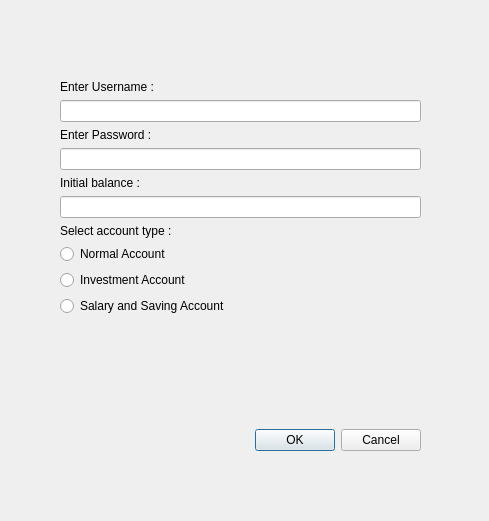
<?xml version="1.0" encoding="UTF-8"?>
<ui version="4.0">
 <class>RegisterDialog</class>
 <widget class="QDialog" name="RegisterDialog">
  <property name="geometry">
   <rect>
    <x>0</x>
    <y>0</y>
    <width>489</width>
    <height>521</height>
   </rect>
  </property>
  <property name="windowTitle">
   <string>RegisterDialog</string>
  </property>
  <widget class="QWidget" name="layoutWidget">
   <property name="geometry">
    <rect>
     <x>60</x>
     <y>80</y>
     <width>361</width>
     <height>371</height>
    </rect>
   </property>
   <layout class="QVBoxLayout" name="verticalLayout_8">
    <item>
     <layout class="QVBoxLayout" name="verticalLayout_7">
      <item>
       <layout class="QVBoxLayout" name="verticalLayout_6">
        <item>
         <layout class="QVBoxLayout" name="verticalLayout">
          <item>
           <widget class="QLabel" name="label_2">
            <property name="text">
             <string>Enter Username :</string>
            </property>
           </widget>
          </item>
          <item>
           <widget class="QLineEdit" name="usernameLine"/>
          </item>
         </layout>
        </item>
        <item>
         <layout class="QVBoxLayout" name="verticalLayout_2">
          <item>
           <widget class="QLabel" name="label">
            <property name="text">
             <string>Enter Password :</string>
            </property>
           </widget>
          </item>
          <item>
           <widget class="QLineEdit" name="passwordLine"/>
          </item>
         </layout>
        </item>
        <item>
         <layout class="QVBoxLayout" name="verticalLayout_3">
          <item>
           <widget class="QLabel" name="label_4">
            <property name="text">
             <string>Initial balance :</string>
            </property>
           </widget>
          </item>
          <item>
           <widget class="QLineEdit" name="balanceLine"/>
          </item>
         </layout>
        </item>
        <item>
         <layout class="QVBoxLayout" name="verticalLayout_5">
          <item>
           <widget class="QLabel" name="label_3">
            <property name="text">
             <string>Select account type :</string>
            </property>
           </widget>
          </item>
          <item>
           <layout class="QVBoxLayout" name="verticalLayout_4">
            <item>
             <widget class="QRadioButton" name="normal_account_type">
              <property name="text">
               <string>Normal Account</string>
              </property>
             </widget>
            </item>
            <item>
             <widget class="QRadioButton" name="investment_account_type">
              <property name="text">
               <string>Investment Account</string>
              </property>
             </widget>
            </item>
            <item>
             <widget class="QRadioButton" name="salary_account_type">
              <property name="text">
               <string>Salary and Saving Account</string>
              </property>
             </widget>
            </item>
           </layout>
          </item>
         </layout>
        </item>
       </layout>
      </item>
      <item>
       <widget class="QLabel" name="accountText">
        <property name="styleSheet">
         <string notr="true">#accountText{
bold;
}</string>
        </property>
        <property name="text">
         <string/>
        </property>
       </widget>
      </item>
     </layout>
    </item>
    <item>
     <widget class="QDialogButtonBox" name="buttonBox">
      <property name="orientation">
       <enum>Qt::Horizontal</enum>
      </property>
      <property name="standardButtons">
       <set>QDialogButtonBox::Cancel|QDialogButtonBox::Ok</set>
      </property>
     </widget>
    </item>
   </layout>
  </widget>
 </widget>
 <resources/>
 <connections>
  <connection>
   <sender>buttonBox</sender>
   <signal>accepted()</signal>
   <receiver>RegisterDialog</receiver>
   <slot>accept()</slot>
   <hints>
    <hint type="sourcelabel">
     <x>248</x>
     <y>254</y>
    </hint>
    <hint type="destinationlabel">
     <x>157</x>
     <y>274</y>
    </hint>
   </hints>
  </connection>
  <connection>
   <sender>buttonBox</sender>
   <signal>rejected()</signal>
   <receiver>RegisterDialog</receiver>
   <slot>reject()</slot>
   <hints>
    <hint type="sourcelabel">
     <x>316</x>
     <y>260</y>
    </hint>
    <hint type="destinationlabel">
     <x>286</x>
     <y>274</y>
    </hint>
   </hints>
  </connection>
 </connections>
</ui>
